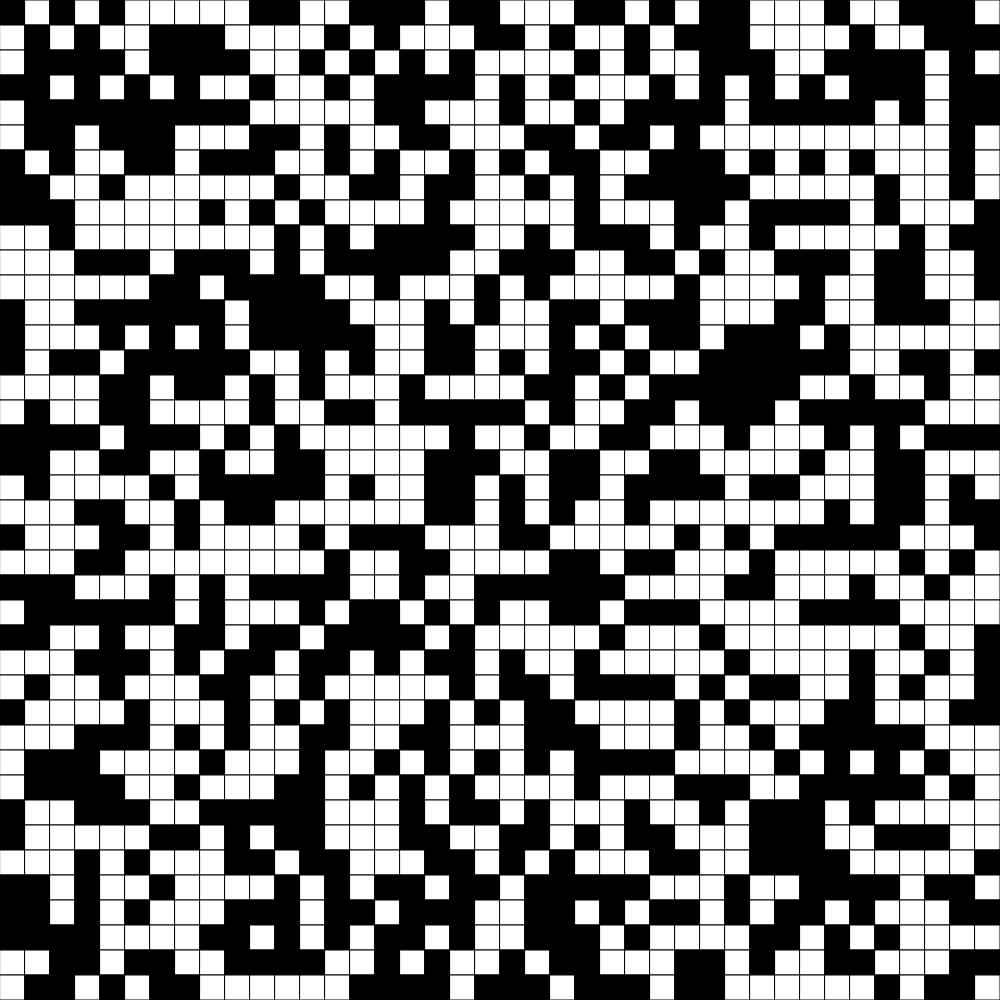
Frame 1 (no input)
Frame 60 (no input): identical to frame 1, image omitted
Frame 120 (the mouse pressed at the canvas centre since frame 60): identical to frame 1, image omitted

The p5.js sketch that drew this single still picture (run headless with seeded random() and noise() and a simulated clock; from frame 60 on, the mouse is pressed at the canvas centre):

// p5.js sketch
// ── sketch.js
// First Grid Example
// Chase

let gridSize = 40;
let grid;

function setup() {
  // create largest square possible for canvas
  if(windowWidth > windowHeight){
    createCanvas(windowHeight, windowHeight);

  }
  else {
    createCanvas(windowWidth, windowWidth);
  }
  
  grid = createRandomGrid(gridSize);
}

function draw() {
  background(220);
  displayGrid();
}

function displayGrid() {
  let cellSize = width / gridSize;
  for (let y = 0; y < grid.length; y++){
    for (let x = 0; x < grid[y].length; x++){
      if (grid[y][x] === 0){
        fill("white");
      }
      else if (grid[y][x] === 1){
        fill("black");
      }
      rect(x*cellSize, y*cellSize, cellSize, cellSize);
    }
  }
}

function createEmptyGrid(howLarge){
  let emptyArray = [];
  for (let y = 0; y < howLarge; y++){
    emptyArray.push([]);
    for (let x = 0; x < howLarge; x++){
      emptyArray[y].push(0);
    }
  }
  return emptyArray;
}

function createRandomGrid(howLarge){
  let emptyArray = [];
  for (let y = 0; y < howLarge; y++){
    emptyArray.push([]);
    for (let x = 0; x < howLarge; x++){
      if (random(0, 100)< 50){
        emptyArray[y].push(0);

      }
      else {
        emptyArray[y].push(1);
      }
    }
  }
  return emptyArray;
  
  function mousePressed(){
    if (mouseX <= width && mouseY <= height){
      let cellX = Math.floor(mouseX/cellSize);
      let cellY = Math.floor(mouseY/cellSize);
      
      swap(cellX, cellY);
    }
    
  }
}
